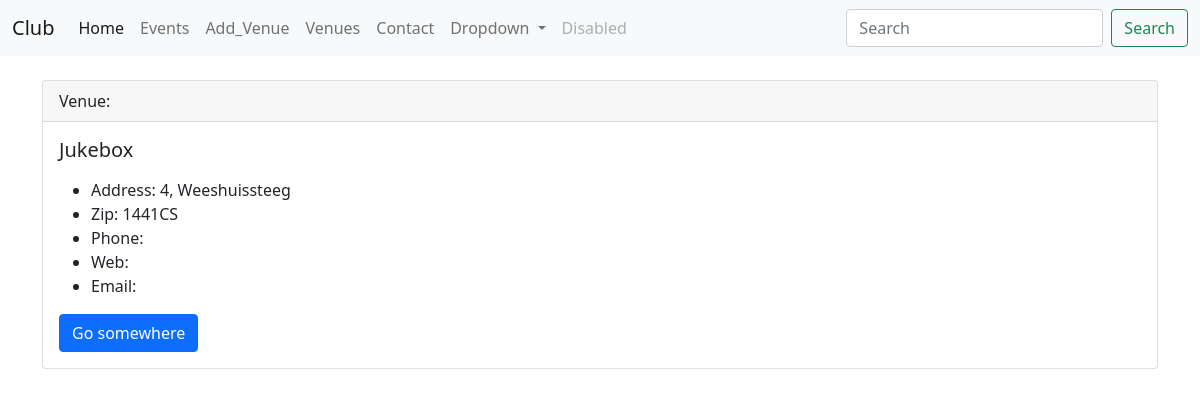
Page /show_venue/6 on the committed database.
### events/models.py (models this page shows)
class Venue(models.Model):
    name = models.CharField(max_length=120)
    address = models.CharField(max_length=300)
    zip_code = models.CharField(max_length=15)
    phone = models.CharField(max_length=15, blank=True)
    web = models.URLField(blank=True)
    emailadress = models.EmailField(blank=True)
    def __str__(self):
        return self.name

### events/views.py (the view)
# urls.py: path('show_venue/<int:venue_id>', views.show_venue, name="show-venue"),
def show_venue(request, venue_id):
    venue = Venue.objects.get(pk=venue_id)
    context = {
        "venue": venue
    }
    return render(request, 'events/venue_detail.html', context)

### events/templates/events/venue_detail.html
{% extends 'events/base.html' %}
{% block content %}
<div class="card">
  <div class="card-header">
    Venue:
  </div>
  <div class="card-body">
    <h5 class="card-title">{{ venue }}</h5>
    <p class="card-text">
    <ul>
    <li> Address: {{ venue.address }} </li>
    <li> Zip: {{ venue.zip_code }} </li>
    <li> Phone: {{ venue.phone }} </li>
    <li> Web: <a href="{{ venue.web }}">{{ venue.web }}</a></li>
    <li> Email: {{ venue.emailadress }}</li>
    </ul></p>
    <a href="#" class="btn btn-primary">Go somewhere</a>
  </div>
</div>
{% endblock %}

### rows in the picture
Venue: name "Jukebox", address "4, Weeshuissteeg", zip_code "1441CS"
